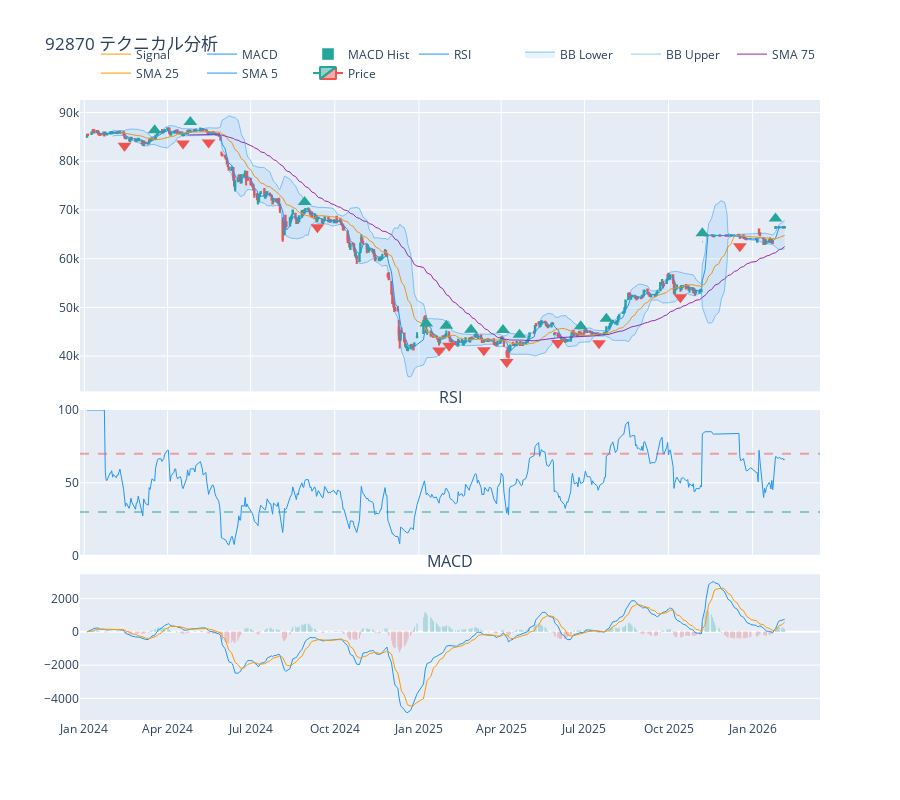

The notebook cell this image was saved under:
### Code cell
# Step5: TechnicalAnalyzerとの連携チャート分析
print("=== Step5: チャート分析 ===")

analyzer = TechnicalAnalyzer(source="jquants")

if not candidates.empty:
    top_code = candidates.iloc[0]["Code"]
    print(f"分析対象: {top_code}")

    # フル機能チャート
    fig = analyzer.plot_chart(
        top_code,
        show_sma=[5, 25, 75],
        show_bb=True,
        show_rsi=True,
        show_macd=True,
        show_signals=True,
        signal_patterns=[(5, 25)],
        start="2024-01-01",
    )
    fig.update_layout(title=f"{top_code} テクニカル分析")
    fig.show()

    # 既存分析結果も確認
    existing = analyzer.load_existing_analysis(top_code)
    if existing["minervini"]:
        print("\nMinervini分析結果:")
        for key in ["Type_1", "Type_2", "Type_3", "Type_4"]:
            if key in existing["minervini"]:
                print(f"  {key}: {existing['minervini'][key]}")
else:
    print("候補銘柄がありません")

### Figure 1 — Plotly figure (JSON) as saved in the notebook; plotly's stock layout.template omitted (floating-point values rounded to 4 significant figures; data arrays with more than 128 entries replaced by an {"elided": "..."} marker saying what was removed)
{"data": [{"close": {"elided": "511 float values"}, "decreasing": {"line": {"color": "#ef5350"}}, "high": {"elided": "511 float values"}, "increasing": {"line": {"color": "#26a69a"}}, "low": {"elided": "511 float values"}, "name": "Price", "open": {"elided": "511 float values"}, "type": "candlestick", "x": {"elided": "511 str values"}, "xaxis": "x", "yaxis": "y"}, {"line": {"color": "#2196F3", "width": 1}, "name": "SMA 5", "type": "scatter", "x": {"elided": "511 str values"}, "xaxis": "x", "y": {"elided": "511 float values"}, "yaxis": "y"}, {"line": {"color": "#FF9800", "width": 1}, "name": "SMA 25", "type": "scatter", "x": {"elided": "511 str values"}, "xaxis": "x", "y": {"elided": "511 float values"}, "yaxis": "y"}, {"line": {"color": "#9C27B0", "width": 1}, "name": "SMA 75", "type": "scatter", "x": {"elided": "511 str values"}, "xaxis": "x", "y": {"elided": "511 float values"}, "yaxis": "y"}, {"line": {"color": "rgba(33, 150, 243, 0.5)", "width": 1}, "name": "BB Upper", "type": "scatter", "x": {"elided": "511 str values"}, "xaxis": "x", "y": {"elided": "511 float values"}, "yaxis": "y"}, {"fill": "tonexty", "fillcolor": "rgba(33, 150, 243, 0.1)", "line": {"color": "rgba(33, 150, 243, 0.5)", "width": 1}, "name": "BB Lower", "type": "scatter", "x": {"elided": "511 str values"}, "xaxis": "x", "y": {"elided": "511 float values"}, "yaxis": "y"}, {"hovertemplate": "Dead Cross<br>Date: %{x}<br>Price: 84900.00<br>MA: 5/25<extra></extra>", "marker": {"color": "#ef5350", "size": 12, "symbol": "triangle-down"}, "mode": "markers", "name": "DC (5/25)", "showlegend": false, "type": "scatter", "x": ["2024-02-14T00:00:00"], "xaxis": "x", "y": [83162], "yaxis": "y"}, {"hovertemplate": "Golden Cross<br>Date: %{x}<br>Price: 84600.00<br>MA: 5/25<extra></extra>", "marker": {"color": "#26a69a", "size": 12, "symbol": "triangle-up"}, "mode": "markers", "name": "GC (5/25)", "showlegend": false, "type": "scatter", "x": ["2024-03-18T00:00:00"], "xaxis": "x", "y": [86338], "yaxis": "y"}, {"hovertemplate": "Dead Cross<br>Date: %{x}<br>Price: 85400.00<br>MA: 5/25<extra></extra>", "marker": {"color": "#ef5350", "size": 12, "symbol": "triangle-down"}, "mode": "markers", "name": "DC (5/25)", "showlegend": false, "type": "scatter", "x": ["2024-04-18T00:00:00"], "xaxis": "x", "y": [83662], "yaxis": "y"}, {"hovertemplate": "Golden Cross<br>Date: %{x}<br>Price: 86300.00<br>MA: 5/25<extra></extra>", "marker": {"color": "#26a69a", "size": 12, "symbol": "triangle-up"}, "mode": "markers", "name": "GC (5/25)", "showlegend": false, "type": "scatter", "x": ["2024-04-26T00:00:00"], "xaxis": "x", "y": [88038], "yaxis": "y"}, {"hovertemplate": "Dead Cross<br>Date: %{x}<br>Price: 85600.00<br>MA: 5/25<extra></extra>", "marker": {"color": "#ef5350", "size": 12, "symbol": "triangle-down"}, "mode": "markers", "name": "DC (5/25)", "showlegend": false, "type": "scatter", "x": ["2024-05-16T00:00:00"], "xaxis": "x", "y": [83862], "yaxis": "y"}, {"hovertemplate": "Golden Cross<br>Date: %{x}<br>Price: 69900.00<br>MA: 5/25<extra></extra>", "marker": {"color": "#26a69a", "size": 12, "symbol": "triangle-up"}, "mode": "markers", "name": "GC (5/25)", "showlegend": false, "type": "scatter", "x": ["2024-08-29T00:00:00"], "xaxis": "x", "y": [71638], "yaxis": "y"}, {"hovertemplate": "Dead Cross<br>Date: %{x}<br>Price: 68200.00<br>MA: 5/25<extra></extra>", "marker": {"color": "#ef5350", "size": 12, "symbol": "triangle-down"}, "mode": "markers", "name": "DC (5/25)", "showlegend": false, "type": "scatter", "x": ["2024-09-12T00:00:00"], "xaxis": "x", "y": [66462], "yaxis": "y"}, {"hovertemplate": "Golden Cross<br>Date: %{x}<br>Price: 44950.00<br>MA: 5/25<extra></extra>", "marker": {"color": "#26a69a", "size": 12, "symbol": "triangle-up"}, "mode": "markers", "name": "GC (5/25)", "showlegend": false, "type": "scatter", "x": ["2025-01-09T00:00:00"], "xaxis": "x", "y": [46688], "yaxis": "y"}, {"hovertemplate": "Dead Cross<br>Date: %{x}<br>Price: 42900.00<br>MA: 5/25<extra></extra>", "marker": {"color": "#ef5350", "size": 12, "symbol": "triangle-down"}, "mode": "markers", "name": "DC (5/25)", "showlegend": false, "type": "scatter", "x": ["2025-01-23T00:00:00"], "xaxis": "x", "y": [41162], "yaxis": "y"}, {"hovertemplate": "Golden Cross<br>Date: %{x}<br>Price: 44500.00<br>MA: 5/25<extra></extra>", "marker": {"color": "#26a69a", "size": 12, "symbol": "triangle-up"}, "mode": "markers", "name": "GC (5/25)", "showlegend": false, "type": "scatter", "x": ["2025-01-31T00:00:00"], "xaxis": "x", "y": [46238], "yaxis": "y"}, {"hovertemplate": "Dead Cross<br>Date: %{x}<br>Price: 43850.00<br>MA: 5/25<extra></extra>", "marker": {"color": "#ef5350", "size": 12, "symbol": "triangle-down"}, "mode": "markers", "name": "DC (5/25)", "showlegend": false, "type": "scatter", "x": ["2025-02-03T00:00:00"], "xaxis": "x", "y": [42112], "yaxis": "y"}, {"hovertemplate": "Golden Cross<br>Date: %{x}<br>Price: 43700.00<br>MA: 5/25<extra></extra>", "marker": {"color": "#26a69a", "size": 12, "symbol": "triangle-up"}, "mode": "markers", "name": "GC (5/25)", "showlegend": false, "type": "scatter", "x": ["2025-02-27T00:00:00"], "xaxis": "x", "y": [45438], "yaxis": "y"}, {"hovertemplate": "Dead Cross<br>Date: %{x}<br>Price: 42950.00<br>MA: 5/25<extra></extra>", "marker": {"color": "#ef5350", "size": 12, "symbol": "triangle-down"}, "mode": "markers", "name": "DC (5/25)", "showlegend": false, "type": "scatter", "x": ["2025-03-13T00:00:00"], "xaxis": "x", "y": [41212], "yaxis": "y"}, {"hovertemplate": "Golden Cross<br>Date: %{x}<br>Price: 43650.00<br>MA: 5/25<extra></extra>", "marker": {"color": "#26a69a", "size": 12, "symbol": "triangle-up"}, "mode": "markers", "name": "GC (5/25)", "showlegend": false, "type": "scatter", "x": ["2025-04-03T00:00:00"], "xaxis": "x", "y": [45388], "yaxis": "y"}, {"hovertemplate": "Dead Cross<br>Date: %{x}<br>Price: 40550.00<br>MA: 5/25<extra></extra>", "marker": {"color": "#ef5350", "size": 12, "symbol": "triangle-down"}, "mode": "markers", "name": "DC (5/25)", "showlegend": false, "type": "scatter", "x": ["2025-04-07T00:00:00"], "xaxis": "x", "y": [38812], "yaxis": "y"}, {"hovertemplate": "Golden Cross<br>Date: %{x}<br>Price: 42650.00<br>MA: 5/25<extra></extra>", "marker": {"color": "#26a69a", "size": 12, "symbol": "triangle-up"}, "mode": "markers", "name": "GC (5/25)", "showlegend": false, "type": "scatter", "x": ["2025-04-21T00:00:00"], "xaxis": "x", "y": [44388], "yaxis": "y"}, {"hovertemplate": "Dead Cross<br>Date: %{x}<br>Price: 44450.00<br>MA: 5/25<extra></extra>", "marker": {"color": "#ef5350", "size": 12, "symbol": "triangle-down"}, "mode": "markers", "name": "DC (5/25)", "showlegend": false, "type": "scatter", "x": ["2025-06-02T00:00:00"], "xaxis": "x", "y": [42712], "yaxis": "y"}, {"hovertemplate": "Golden Cross<br>Date: %{x}<br>Price: 44400.00<br>MA: 5/25<extra></extra>", "marker": {"color": "#26a69a", "size": 12, "symbol": "triangle-up"}, "mode": "markers", "name": "GC (5/25)", "showlegend": false, "type": "scatter", "x": ["2025-06-27T00:00:00"], "xaxis": "x", "y": [46138], "yaxis": "y"}, {"hovertemplate": "Dead Cross<br>Date: %{x}<br>Price: 44400.00<br>MA: 5/25<extra></extra>", "marker": {"color": "#ef5350", "size": 12, "symbol": "triangle-down"}, "mode": "markers", "name": "DC (5/25)", "showlegend": false, "type": "scatter", "x": ["2025-07-17T00:00:00"], "xaxis": "x", "y": [42662], "yaxis": "y"}, {"hovertemplate": "Golden Cross<br>Date: %{x}<br>Price: 45950.00<br>MA: 5/25<extra></extra>", "marker": {"color": "#26a69a", "size": 12, "symbol": "triangle-up"}, "mode": "markers", "name": "GC (5/25)", "showlegend": false, "type": "scatter", "x": ["2025-07-25T00:00:00"], "xaxis": "x", "y": [47688], "yaxis": "y"}, {"hovertemplate": "Dead Cross<br>Date: %{x}<br>Price: 53800.00<br>MA: 5/25<extra></extra>", "marker": {"color": "#ef5350", "size": 12, "symbol": "triangle-down"}, "mode": "markers", "name": "DC (5/25)", "showlegend": false, "type": "scatter", "x": ["2025-10-14T00:00:00"], "xaxis": "x", "y": [52062], "yaxis": "y"}, {"hovertemplate": "Golden Cross<br>Date: %{x}<br>Price: 63500.00<br>MA: 5/25<extra></extra>", "marker": {"color": "#26a69a", "size": 12, "symbol": "triangle-up"}, "mode": "markers", "name": "GC (5/25)", "showlegend": false, "type": "scatter", "x": ["2025-11-07T00:00:00"], "xaxis": "x", "y": [65238], "yaxis": "y"}, {"hovertemplate": "Dead Cross<br>Date: %{x}<br>Price: 64300.00<br>MA: 5/25<extra></extra>", "marker": {"color": "#ef5350", "size": 12, "symbol": "triangle-down"}, "mode": "markers", "name": "DC (5/25)", "showlegend": false, "type": "scatter", "x": ["2025-12-18T00:00:00"], "xaxis": "x", "y": [62562], "yaxis": "y"}, {"hovertemplate": "Golden Cross<br>Date: %{x}<br>Price: 66500.00<br>MA: 5/25<extra></extra>", "marker": {"color": "#26a69a", "size": 12, "symbol": "triangle-up"}, "mode": "markers", "name": "GC (5/25)", "showlegend": false, "type": "scatter", "x": ["2026-01-26T00:00:00"], "xaxis": "x", "y": [68238], "yaxis": "y"}, {"line": {"color": "#2196F3", "width": 1}, "name": "RSI", "type": "scatter", "x": {"elided": "511 str values"}, "xaxis": "x2", "y": {"elided": "511 float values"}, "yaxis": "y2"}, {"marker": {"color": {"elided": "511 str values"}}, "name": "MACD Hist", "type": "bar", "x": {"elided": "511 str values"}, "xaxis": "x3", "y": {"elided": "511 float values"}, "yaxis": "y3"}, {"line": {"color": "#2196F3", "width": 1}, "name": "MACD", "type": "scatter", "x": {"elided": "511 str values"}, "xaxis": "x3", "y": {"elided": "511 float values"}, "yaxis": "y3"}, {"line": {"color": "#FF9800", "width": 1}, "name": "Signal", "type": "scatter", "x": {"elided": "511 str values"}, "xaxis": "x3", "y": {"elided": "511 float values"}, "yaxis": "y3"}], "layout": {"annotations": [{"font": {"size": 16}, "showarrow": false, "text": "RSI", "x": 0.5, "xanchor": "center", "xref": "paper", "y": 0.5, "yanchor": "bottom", "yref": "paper"}, {"font": {"size": 16}, "showarrow": false, "text": "MACD", "x": 0.5, "xanchor": "center", "xref": "paper", "y": 0.235, "yanchor": "bottom", "yref": "paper"}], "height": 800, "legend": {"orientation": "h", "x": 1, "xanchor": "right", "y": 1.02, "yanchor": "bottom"}, "shapes": [{"line": {"color": "rgba(239, 83, 80, 0.5)", "dash": "dash"}, "type": "line", "x0": 0, "x1": 1, "xref": "x2 domain", "y0": 70, "y1": 70, "yref": "y2"}, {"line": {"color": "rgba(38, 166, 154, 0.5)", "dash": "dash"}, "type": "line", "x0": 0, "x1": 1, "xref": "x2 domain", "y0": 30, "y1": 30, "yref": "y2"}], "showlegend": true, "title": {"text": "92870 テクニカル分析"}, "xaxis": {"anchor": "y", "domain": [0, 1], "matches": "x3", "rangeslider": {"visible": false}, "showticklabels": false}, "xaxis2": {"anchor": "y2", "domain": [0, 1], "matches": "x3", "showticklabels": false}, "xaxis3": {"anchor": "y3", "domain": [0, 1]}, "yaxis": {"anchor": "x", "domain": [0.53, 1]}, "yaxis2": {"anchor": "x2", "domain": [0.265, 0.5], "range": [0, 100]}, "yaxis3": {"anchor": "x3", "domain": [0, 0.235]}}}
